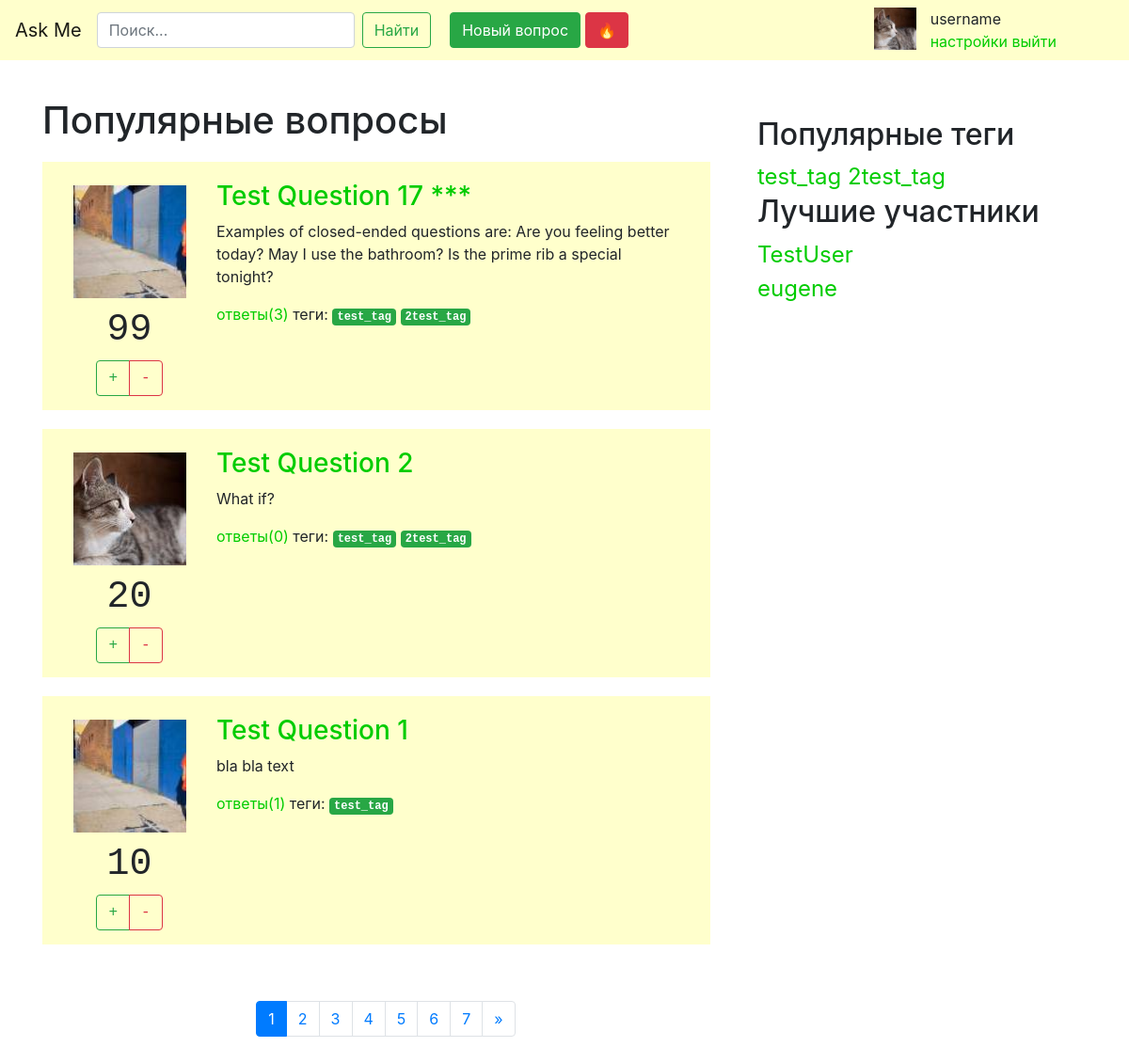
/hot/, run on the app's committed database.
### questions/models.py (models this page shows, shortened)
class Question(models.Model):
	author = models.ForeignKey(User, on_delete=models.CASCADE)
	title = models.CharField(max_length=120)
	text = models.TextField(max_length=500)
	rating = models.IntegerField(default=0)
	date = models.DateTimeField()
	tags = models.ManyToManyField(Tag)
	objects = QuestionManager()

class Profile(models.Model):
	nickname = models.CharField(max_length=20)
	avatar = models.ImageField()
	date = models.DateTimeField()
	rating = models.IntegerField(default=0)
	user = models.OneToOneField(
        User,
        on_delete=models.CASCADE,
    )

class Answer(models.Model):
	author = models.ForeignKey(User, on_delete=models.CASCADE)
	text = models.TextField(max_length=500)
	rating = models.IntegerField(default=0)
	correct = models.BooleanField(default=False)
	date = models.DateTimeField()
	question = models.ForeignKey(Question, blank=True, null=True, on_delete=models.CASCADE)

class Tag(models.Model):
	word = models.CharField(max_length=20)

### questions/views.py (the view)
# urls.py: path('hot/', views.hot, name='hot')
def hot(request):
	questions = Question.objects.sort_hot()
	questions = paginate(questions, request)
	context = {'questions': questions}
	return render(request, "hot.html", context)

### questions/models.py (called while the page is built)
	def sort_hot(self):
		result_list = Question.objects.order_by('-rating')
		return result_list

### questions/templatetags/question_extras.py (called while the page is built)
@register.inclusion_tag('subtemplates/popular_tags.html')
def show_popular_tags():
	tags = Tag.objects.all()[:10]
	return {'tags': tags}

@register.inclusion_tag('subtemplates/best_users.html')
def show_best_users():
	profiles = Profile.objects.order_by('-rating')[:5]
	return {'profiles': profiles}

### questions/views.py (called while the page is built)
def paginate(objects_list, request):
    paginator = Paginator(objects_list, 3)
    objects_page = request.GET.get('page')
    if not objects_page or not objects_page.isdigit() or (int(objects_page) < 1) or (int(objects_page) > paginator.num_pages):
    		objects_page = 1
    objects_list = paginator.get_page(objects_page)
    return objects_list

### templates/hot.html
{% extends "base.html" %}
{% load static %}
{% block content %}
<div class="title">
  <h1>Популярные вопросы</h1>
</div>
{% if questions %}
    {% for question in questions %}
      <div class="row question-list-item">
      {% include "subtemplates/question_body.html" %}
      </div>
    {% endfor %}
{% else %}
    <p>No questions are available.</p>
{% endif %}
{% include "subtemplates/paginator.html" %}
{% endblock %}

### templates/subtemplates/question_body.html (shortened to what this page needs)
{% load static %}
  <div class="col-md-3" style="padding-left: 0px; font-family: monospace">
   <div class="container centered" style="padding-top: 10px; text-align: center">
     <div class="row">
      <div class="thumbnail">
        <img src="{{ question.author.profile.avatar.url }}" alt="123" height="100%"></img>
      </div>
     </div>
    <div class="row nopadding" style="padding-bottom: 10px"></div>
    <div class="col">
      <h1>{{ question.rating }}</h1>
    </div>
    <div class="col">
      <div class="btn-group" role="group" aria-label="likes">
        <button type="button" class="btn btn-outline-success">+</button>
        <button type="button" class="btn btn-outline-danger">-</button>
      </div>
    </div>
    </div>
  </div>
<div class="col-md-9 question-padding">
  <h3><a href="{% url 'question' question_id=question.id %}">{{ question.title }}</a></h3>
  <p>{{ question.text }}</p>
  <a href="{% url 'question' question_id=question.id %}">ответы({{ question.answer_set.all|length }})</a>
  теги:
   {% for tag in question.tags.all %}
  <span class="badge badge-success asktag">
    <a href="{% url 'tag' search_tag=tag.word %}">
      {{ tag.word }}
    </a>
  </span>
  {% endfor %}
</div>

### templates/subtemplates/popular_tags.html
{% for cur_tag in tags %}
<a href="{% url 'tag' search_tag=cur_tag.word %}">{{ cur_tag.word }}</a>
{% endfor %}

### templates/subtemplates/best_users.html
{% for profile in profiles %}
<a href="">{{ profile.nickname }}</a><br>
{% endfor %}

### static/css/myquestions.css (style rules this page uses)
html { position: relative; min-height: 100%; }
body { margin-bottom: 60px; }
a { color: #00cc00; transition: 0.1s linear; }
.centered { text-align: center; }
.nopadding { padding: 0px 0px 0; margin: 0px 0px 0; }
.question-list-item { margin-top: 20px; background-color: #ffffcc; padding: 15px; margin-left: 0px; margin-right: 20px; }
.asktag { padding-left: 5px; padding-right: 5px; font-weight: 600; font-family: monospace; }
span.asktag > a { color:#ffffff; }
.question-padding { padding-left: 0px; padding-top: 5px; }
.thumbnail { width: 120px; height: 120px; display:block; margin:auto; }

### data on the page
Question: author.profile.avatar (picture), rating "99", title "Test Question 17 ***", text "Examples of closed-ended questions are: Are you feeling better today? May I use the bathroom? Is the prime rib a special tonight?", answer_set.all|length "3"
Tag: word "test_tag"
Tag: word "2test_tag"
Question: author.profile.avatar (picture), rating "20", title "Test Question 2", text "What if?", answer_set.all|length "0"
Question: author.profile.avatar (picture), rating "10", title "Test Question 1", text "bla bla text", answer_set.all|length "1"
Profile: nickname "TestUser"
Profile: nickname "eugene"

### other printed values
{{ i }} "1"
{{ i }} "2" "3" "4" "5" "6" "7"
